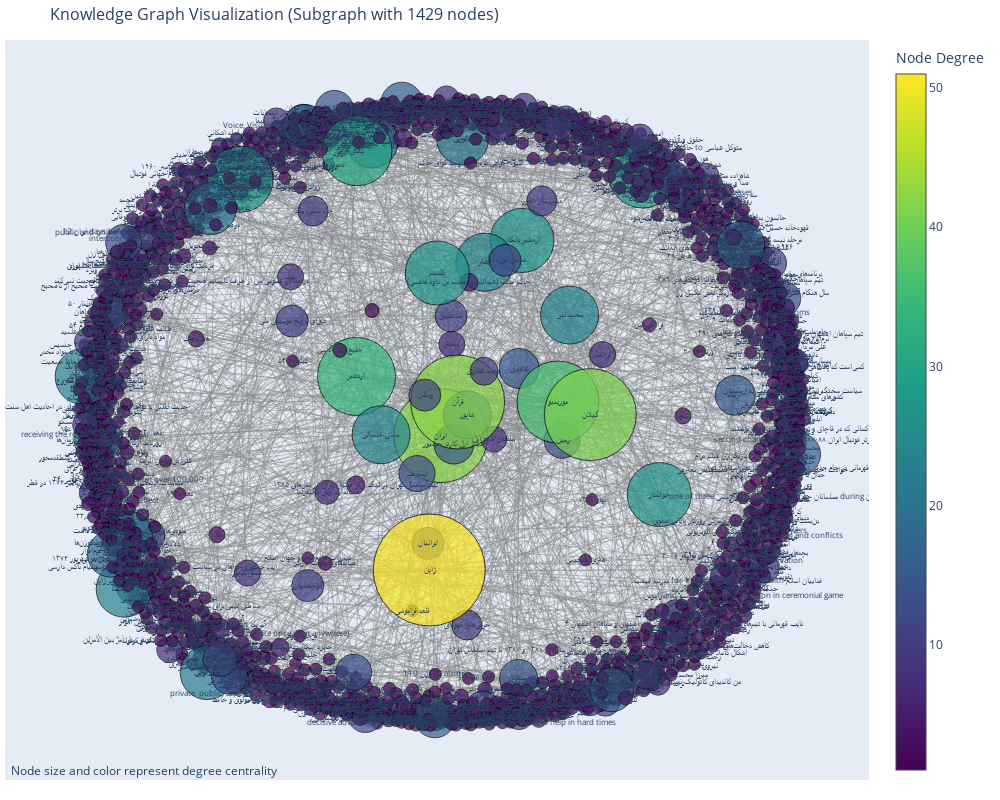

The notebook cell this image was saved under:
### Code cell
# visualize the largest connected component, This time with sampling the highest-degree nodes and their neighbours
largest_cc = max(nx.connected_components(G), key=len)
subgraph = G.subgraph(largest_cc).copy()

print(f"Visualizing largest connected component with {subgraph.number_of_nodes()} nodes and {subgraph.number_of_edges()} edges")


# Take nodes with highest degrees plus their neighbors (100 highest degree nodes)
high_degree_nodes = sorted(subgraph.degree(), key=lambda x: x[1], reverse=True)[:100]
nodes_to_include = set(node for node, degree in high_degree_nodes)

# Add neighbors of high-degree nodes
for node, _ in high_degree_nodes:
    nodes_to_include.update(subgraph.neighbors(node))

subgraph = subgraph.subgraph(list(nodes_to_include)[:]).copy()
print(f"Sampled subgraph with {subgraph.number_of_nodes()} nodes and {subgraph.number_of_edges()} edges")

# Create layout
pos = nx.spring_layout(subgraph, k=1, iterations=50)

# Prepare edge traces
edge_x = []
edge_y = []
edge_info = []

for edge in subgraph.edges(data=True):
    x0, y0 = pos[edge[0]]
    x1, y1 = pos[edge[1]]
    edge_x.extend([x0, x1, None])
    edge_y.extend([y0, y1, None])
    
    edge_type = edge[2].get('type', 'unknown')
    if edge_type == 'synonymy':
        score = edge[2].get('score', 'N/A')
        edge_info.append(f"Synonymy (score: {score})")
    else:
        label = edge[2].get('label', 'relation')
        edge_info.append(f"Relation: {label}")

# Create edge trace
edge_trace = go.Scatter(
    x=edge_x, y=edge_y,
    line=dict(width=0.5, color='#888'),
    hoverinfo='none',
    mode='lines'
)

# Prepare node traces
node_x = []
node_y = []
node_text = []
node_color = []
node_size = []

for node in subgraph.nodes():
    x, y = pos[node]
    node_x.append(x)
    node_y.append(y)
    
    # Get node information
    label = subgraph.nodes[node]['label']
    degree = subgraph.degree(node)
    
    node_text.append(f"{label}<br>Degree: {degree}")
    node_color.append(degree)  # Color by degree
    node_size.append(10 + degree * 2)  # Size by degree

# Create node trace
node_trace = go.Scatter(x=node_x, y=node_y,
    mode='markers+text',
    hoverinfo='text',
    text=[subgraph.nodes[node]['label'] for node in subgraph.nodes()],
    textposition="middle center",
    textfont=dict(size=8),
    hovertext=node_text,
    marker=dict(
        size=node_size,
        color=node_color,
        colorscale='Viridis',
        showscale=True,
        colorbar=dict(title="Node Degree"),
        line=dict(width=1, color='black')
        )
)

# Create the figure
fig = go.Figure(
    data=[edge_trace, node_trace],
    layout=go.Layout(
    title=f'Knowledge Graph Visualization (Subgraph with {subgraph.number_of_nodes()} nodes)',
    titlefont_size=16,
    showlegend=False,
    hovermode='closest',
    margin=dict(b=20,l=5,r=5,t=40),
    annotations=[ dict(
        text="Node size and color represent degree centrality",
        showarrow=False,
        xref="paper", yref="paper",
        x=0.005, y=-0.002,
        xanchor="left", yanchor="bottom",
        font=dict(size=12)
    )],
    xaxis=dict(showgrid=False, zeroline=False, showticklabels=False),
    yaxis=dict(showgrid=False, zeroline=False, showticklabels=False),
    width=1000,
    height=800)
)

fig.show()

### Figure 1 — Plotly figure (JSON) as saved in the notebook; plotly's stock layout.template omitted (floating-point values rounded to 4 significant figures; data arrays with more than 128 entries replaced by an {"elided": "..."} marker saying what was removed)
{"data": [{"hoverinfo": "none", "line": {"color": "#888", "width": 0.5}, "mode": "lines", "type": "scatter", "x": {"elided": "4683 float values"}, "y": {"elided": "4683 float values"}}, {"hoverinfo": "text", "hovertext": {"elided": "1429 str values"}, "marker": {"color": {"elided": "1429 int values"}, "colorbar": {"title": {"text": "Node Degree"}}, "colorscale": [[0, "#440154"], [0.1111, "#482878"], [0.2222, "#3e4989"], [0.3333, "#31688e"], [0.4444, "#26828e"], [0.5556, "#1f9e89"], [0.6667, "#35b779"], [0.7778, "#6ece58"], [0.8889, "#b5de2b"], [1, "#fde725"]], "line": {"color": "black", "width": 1}, "showscale": true, "size": {"elided": "1429 int values"}}, "mode": "markers+text", "text": {"elided": "1429 str values"}, "textfont": {"size": 8}, "textposition": "middle center", "type": "scatter", "x": {"elided": "1429 float values"}, "y": {"elided": "1429 float values"}}], "layout": {"annotations": [{"font": {"size": 12}, "showarrow": false, "text": "Node size and color represent degree centrality", "x": 0.005, "xanchor": "left", "xref": "paper", "y": -0.002, "yanchor": "bottom", "yref": "paper"}], "height": 800, "hovermode": "closest", "margin": {"b": 20, "l": 5, "r": 5, "t": 40}, "showlegend": false, "title": {"font": {"size": 16}, "text": "Knowledge Graph Visualization (Subgraph with 1429 nodes)"}, "width": 1000, "xaxis": {"showgrid": false, "showticklabels": false, "zeroline": false}, "yaxis": {"showgrid": false, "showticklabels": false, "zeroline": false}}}
